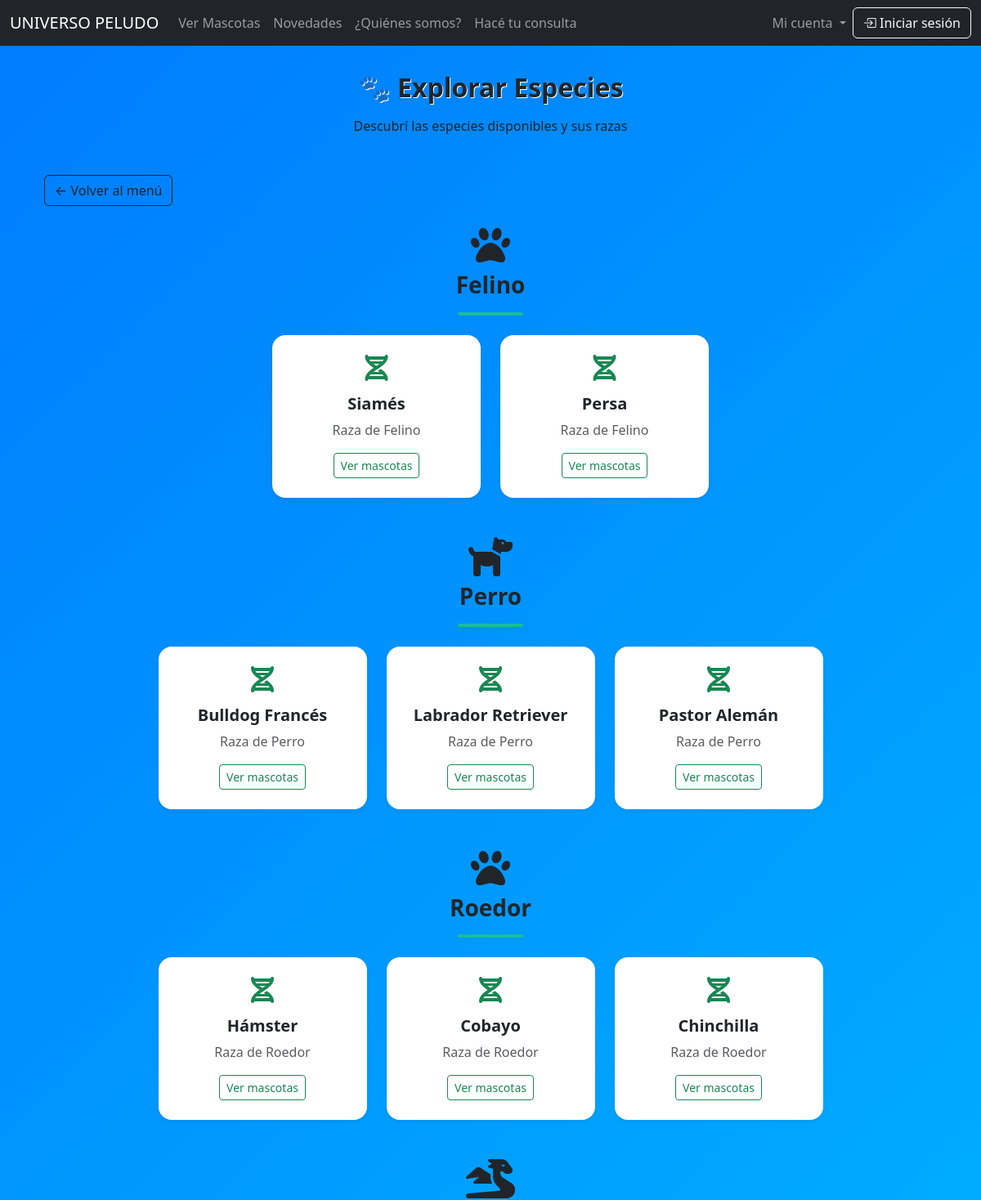
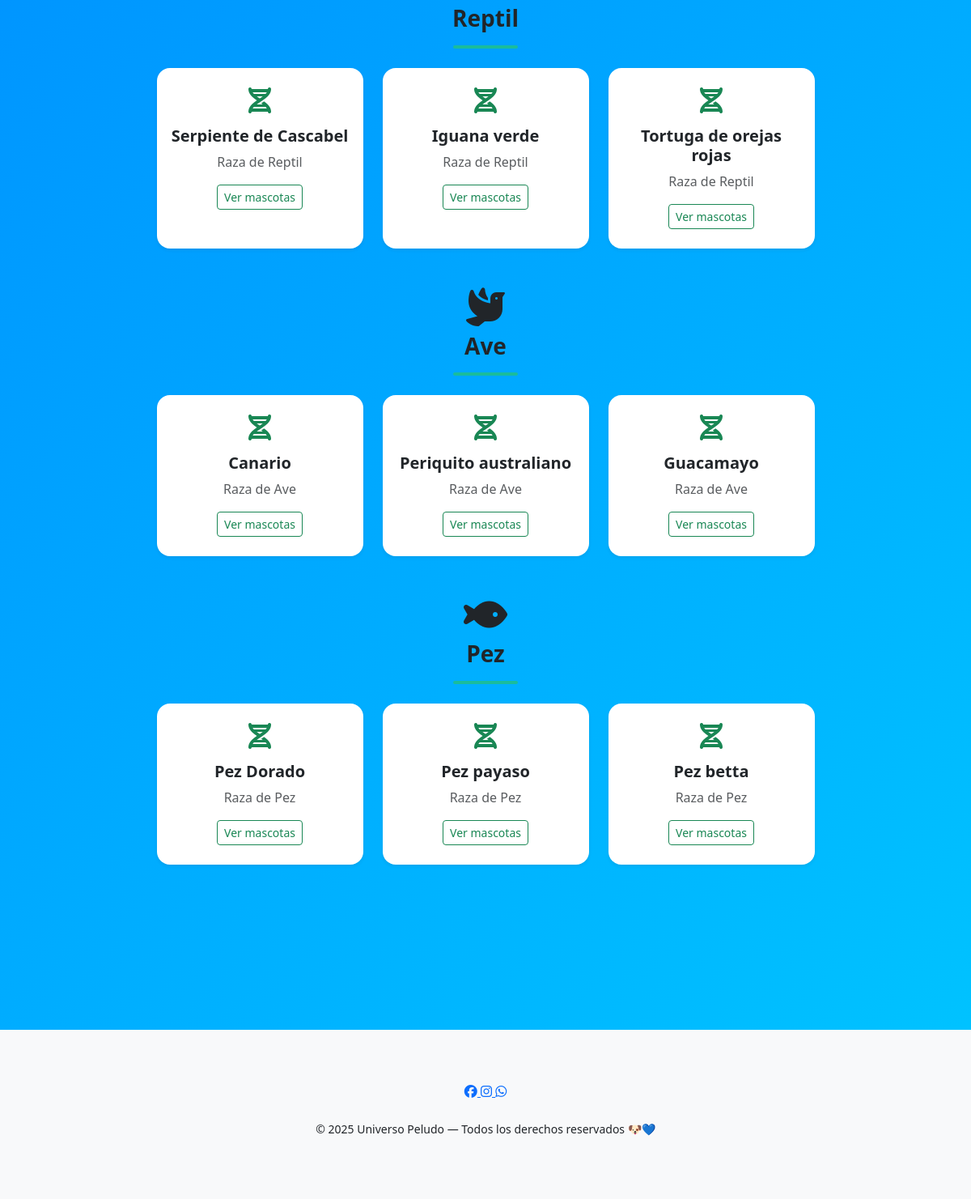
The app's page /explorar_especies/ with its own data (2 pictures, top to bottom).
### apps/core/models.py (models this page shows, shortened)
class Especie(models.Model):
    nombre = models.CharField(max_length=80)
    descripcion = models.TextField(default="")

class Raza(models.Model):
    especie = models.ForeignKey(Especie, on_delete=models.SET_NULL, null=True, blank=True, related_name="razas")
    nombre = models.CharField(max_length=80)

### apps/core/views.py (the view)
# urls.py: path('explorar_especies/', explorar_especies, name='explorar_especies'),
def explorar_especies(request):
    especies = Especie.objects.prefetch_related('razas').all()
    iconos = {
        "Perro": "fa-dog",
        "Gato": "fa-cat",
        "Ave": "fa-dove",
        "Conejo": "fa-carrot",
        "Pez": "fa-fish",
        "Reptil": "fa-dragon",
        "roedor": "fa-mouse"
    }
    context = {
         "especies":[
         {
                "obj": e.nombre,
                "icono": iconos.get(e.nombre, "fa-paw"),  # o tu función de iconos
                "razas": e.razas.all(),
            }
            for e in especies
        ]
    }
    return render(request, "user/explorar_especies.html", context)

### apps/core/templates/user/explorar_especies.html (shortened to what this page needs)
{% extends "base.html" %}
{% block content %}
<div class="container py-5">
    <div class="text-center mb-5">
        <h2 class="fw-bold text-dark mb-3 emoji-title">
            🐾 Explorar Especies
        </h2>
        <p class="text-dark">Descubrí las especies disponibles y sus razas</p>
    </div>
    <div class="mb-4">
        <a href="{% url 'home' %}" class="btn btn-outline-dark">
            ← Volver al menú
        </a>
    </div>
    {% for especie in especies %}
        <div class="mb-5 raza-section">
            <div class="text-center mb-4">
                <i class="fa-solid {{ especie.icono }} fa-3x text-dark mb-2"></i>
                <h3 class="fw-bold text-dark">{{ especie.obj }}</h3>
                <div class="underline mx-auto my-3"></div>
            </div>
            <div class="row g-4 justify-content-center">
                {% for r in especie.razas %}
                    <div class="col-md-4 col-lg-3">
                        <div class="card text-center shadow-sm border-0 rounded-4 raza-card h-100">
                            <div class="card-body py-4">
                                <i class="fa-solid fa-dna fa-2x text-success mb-3"></i>
                                <h5 class="fw-bold mb-2 text-dark">{{ r.nombre }}</h5>
                                <p class="text-muted mb-3">Raza de {{ especie.obj }}</p>
                                <a href="{% url 'explorar_razas' r.id %}"
                                   class="btn btn-outline-success btn-sm">
                                    Ver mascotas
                                </a>
                            </div>
                        </div>
                    </div>
                {% empty %}
                    <p class="text-muted text-center">No hay razas para esta especie.</p>
                {% endfor %}
            </div>
        </div>
    {% empty %}
        <p class="text-muted text-center">No hay especies registradas.</p>
    {% endfor %}
</div>
{% endblock %}

### static/css/mis_css.css (style rules this page uses)
body { background-color: #0082f5; }
body { background: linear-gradient(135deg, #007bff, #00c6ff); }
.btn-sm { min-width: 90px; }
.card { transition: all 0.3s ease; }
.underline { width: 80px; height: 4px; background-color: #1abc9c; border-radius: 2px; }
.raza-card { transition: transform 0.3s ease, box-shadow 0.3s ease, background-color 0.3s ease; background-color: #f9f9f9; }
.emoji-title { font-size: 3rem; }
.emoji-title::first-letter { color: black; }
.raza-card { transition: transform 0.3s ease, box-shadow 0.3s ease; background-color: #f9f9f9; }
.container { margin-top: 40px; margin-bottom: 60px; }
.container h2 { color: #0b4d6e; font-size: 2rem; font-weight: 700; margin-bottom: 20px; text-shadow: 1px 1px 0px #ffffff; }

### records on screen
Especie: obj "Felino", obj "Felino"
Raza: nombre "Siamés"
Raza: nombre "Persa"
Especie: obj "Perro", obj "Perro"
Raza: nombre "Bulldog Francés"
Raza: nombre "Labrador Retriever"
Raza: nombre "Pastor Alemán"
Especie: obj "Roedor", obj "Roedor"
Raza: nombre "Hámster"
Raza: nombre "Cobayo"
Raza: nombre "Chinchilla"
Especie: obj "Reptil", obj "Reptil"
Raza: nombre "Serpiente de Cascabel"
Raza: nombre "Iguana verde"
Raza: nombre "Tortuga de orejas rojas"
Especie: obj "Ave", obj "Ave"
Raza: nombre "Canario"
Raza: nombre "Periquito australiano"
Raza: nombre "Guacamayo"
Especie: obj "Pez", obj "Pez"
Raza: nombre "Pez Dorado"
Raza: nombre "Pez payaso"
Raza: nombre "Pez betta"
